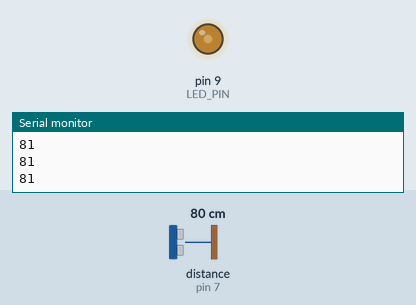
A sketch run on a simulated Arduino Uno, built with avr-gcc and run on an emulated ATmega328P. Parts: output pins drawn as LEDs (lit = HIGH), the last lines printed to the serial monitor. The inputs (shaded band) are chosen by the test bench; at power-on: distance to the obstacle (sensor on pin 7) 80 cm. The echo pulse lasts 58.3 µs per cm.

Above: at 1.2 s.
1.3 s: distance to the obstacle (sensor on pin 7) set to 2 cm
At 2.5 s:
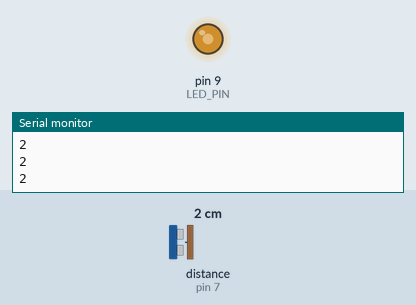
2.8 s: distance to the obstacle (sensor on pin 7) set to 35 cm
At 3.2 s:
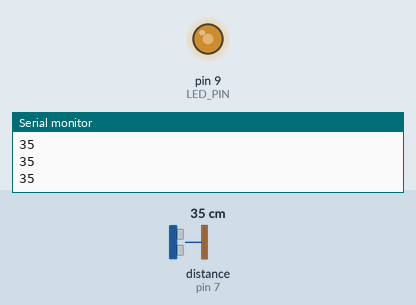
Timing chart, 0 to 5.8 s (numbered marks = the images above; inputs shaded):
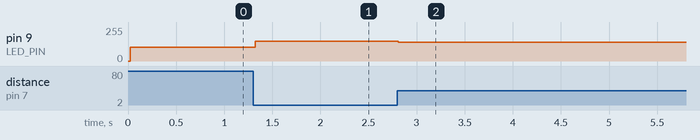

The sketch:

NewPingExample.ino
```cpp
// ---------------------------------------------------------------------------
// Example NewPing library sketch that does a ping about 20 times per second.
// ---------------------------------------------------------------------------

#include <NewPing.h>

#define TRIGGER_PIN 6     // Arduino pin tied to trigger pin on the ultrasonic sensor.
#define ECHO_PIN 7        // Arduino pin tied to echo pin on the ultrasonic sensor.
#define MAX_DISTANCE 200  // Maximum distance we want to ping for (in centimeters). Maximum sensor distance is rated at 400-500cm.
#define LED_PIN 9


int limite = 120;

NewPing sonar(TRIGGER_PIN, ECHO_PIN, MAX_DISTANCE);  // NewPing setup of pins and maximum distance.

void setup() {
  pinMode(LED_PIN, OUTPUT);

  Serial.begin(115200);  // Open serial monitor at 115200 baud to see ping results.
}

void loop() {
  delay(20);  // Wait 50ms between pings (about 20 pings/sec). 29ms should be the shortest delay between pings.
 // Serial.print("Ping: ");
 // Serial.print(sonar.ping_cm());  // Send ping, get distance in cm and print result (0 = outside set distance range)
  //Serial.println("cm");

  unsigned int distancia = sonar.ping_cm();

  int brightness = map(distancia, 25, MAX_DISTANCE, 150, 0);
  brightness = constrain(brightness, 0, 150);
  analogWrite(LED_PIN, brightness);
  Serial.println(distancia);

  if ( distancia > limite ) {
    //analogWrite(LED_PIN, LOW);
  }
}
```

Measured:
- after the input at 1.3 s, pin 9 (LED_PIN): 102/255 → 150/255 at once
- after the input at 2.8 s, pin 9 (LED_PIN): 150/255 → 142/255 at once
